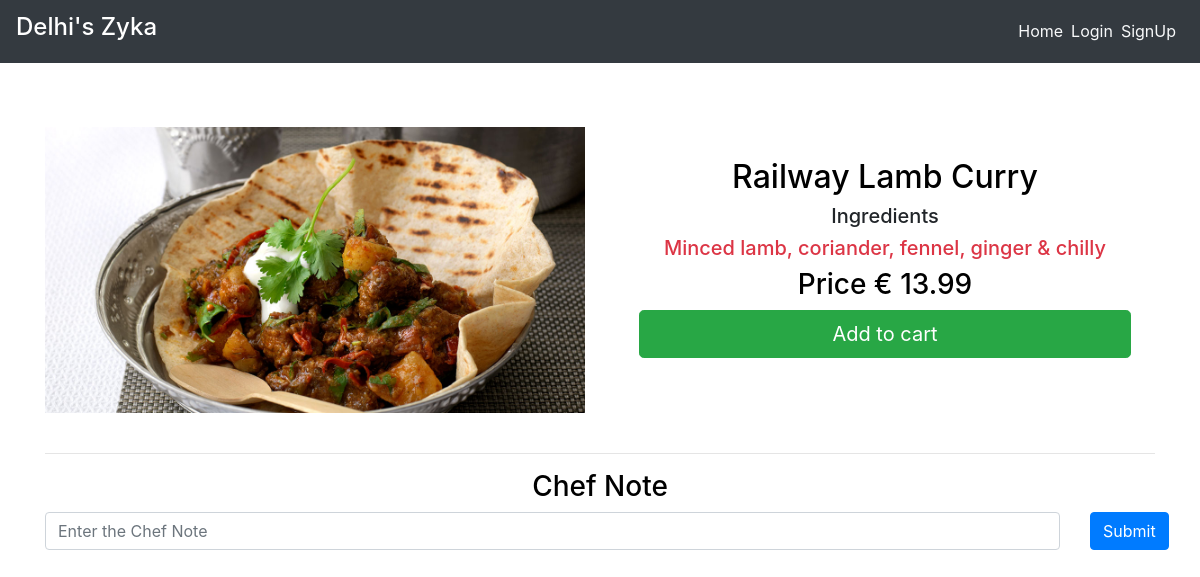
Page /dishes/Lamb_Curry on the committed database.
### main/models.py (models this page shows, shortened)
class Item(models.Model):
    LABELS = (
        ('Best Selling Foods', 'Best Selling Foods'),
        ('New Food', 'New Food'),
        ('Spicy Foods🔥', 'Spicy Foods🔥'),
    )
    LABEL_COLOUR = (
        ('danger', 'danger'),
        ('success', 'success'),
        ('primary', 'primary'),
        ('info', 'info'),
        ('warning', 'warning'),
    )
    title = models.CharField(max_length=150)
    description = models.CharField(max_length=250,blank=True)
    price = models.FloatField()
    pieces = models.IntegerField(default=6)
    instructions = models.CharField(max_length=250,default="Available")
    image = models.ImageField(default='default.png', upload_to='images/')
    labels = models.CharField(max_length=25, choices=LABELS, blank=True)
    label_colour = models.CharField(max_length=15, choices=LABEL_COLOUR, blank=True)
    slug = models.SlugField(default="foods")
    created_by = models.ForeignKey(User, on_delete=models.CASCADE)

### main/views.py (the view)
# urls.py: path('dishes/<slug>', views.menuDetail, name='dishes'),
def menuDetail(request, slug):
    item = Item.objects.filter(slug=slug).first()
    reviews = Reviews.objects.filter(rslug=slug).order_by('-id')[:7]
    context = {
        'item' : item,
        'reviews' : reviews,
    }
    return render(request, 'main/dishes.html', context)

### main/templates/main/dishes.html (shortened to what this page needs)
{% extends "main/layout.html" %}
{% block content %}
<div class="dishes">
  <main class="mt-3 pt-4 main">
    <div class="container dark-grey-text">
      <div class="row wow fadeIn">
        <div class="col-md-6 mb-4">
          <img src="{{ item.image.url }}" class="img-fluid mt-4" alt="">
        </div>
        <div class="col-md-6 mb-4 information">
          <div class="p-4 content">
            <div class="mt-0">
                <h2>{{ item.title }}
                </h2>
            </div>
            <div class="lead">
              <h5> Ingredients </h5>
              {% if item.description %}
              <h5 class="text-center text-danger">{{ item.description }}</h5>
              {% endif %}
              <h3>Price  € {{ item.price }} </h3>
            </div>
            <a href="{% url 'main:add-to-cart' item.slug %}" class="btn btn-success btn-md my-0 p btn-lg">Add to cart</a>
          </div>
        </div>
      </div>
      <hr>
    </div>
  </main>
  <div class="container">
    <h3 class="text-center">Chef Note</h3>
    <form action="{% url 'main:add_reviews' %}" method="POST" class="mb-3">
      <div class="row">
        <div class="col-sm-11">
          <input type="text" name="review" class="form-control" placeholder="Enter the Chef Note ">
        </div>
        <div class="col-sm-1">
          <button type="submit" class="btn btn-primary">Submit</button>
        </div>
      </div>
    </form>
{% endblock content %}

### main/static/main/styles.css (style rules this page uses)
.dishes .main .container .row img { max-width: 540px; max-height: 450px; width: fit-content; }
.dishes .main .container .row .content { display: flex; flex-direction: column; text-align: center; justify-content: center; }
.dishes .main .container .row .information { display: flex; flex-direction: column; text-align: center; justify-content: center; }
h5.text-center { color: black; }
h2 { color: black; }
h3 { color: black; }
.text-center { text-align: center !important; color: black; }

### rows in the picture
Item: image (picture), title "Railway Lamb Curry", description "Minced lamb, coriander, fennel, ginger & chilly", price "13.99"
